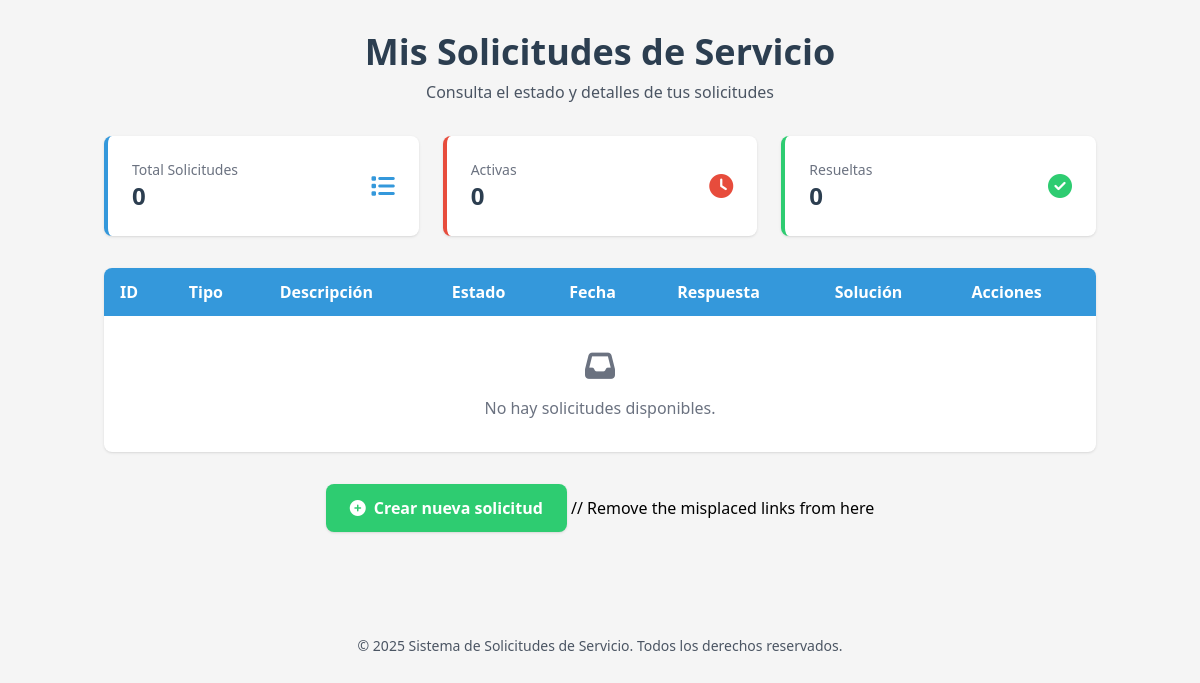
Page /solicitudes/ (signed in) on the earlier database version.
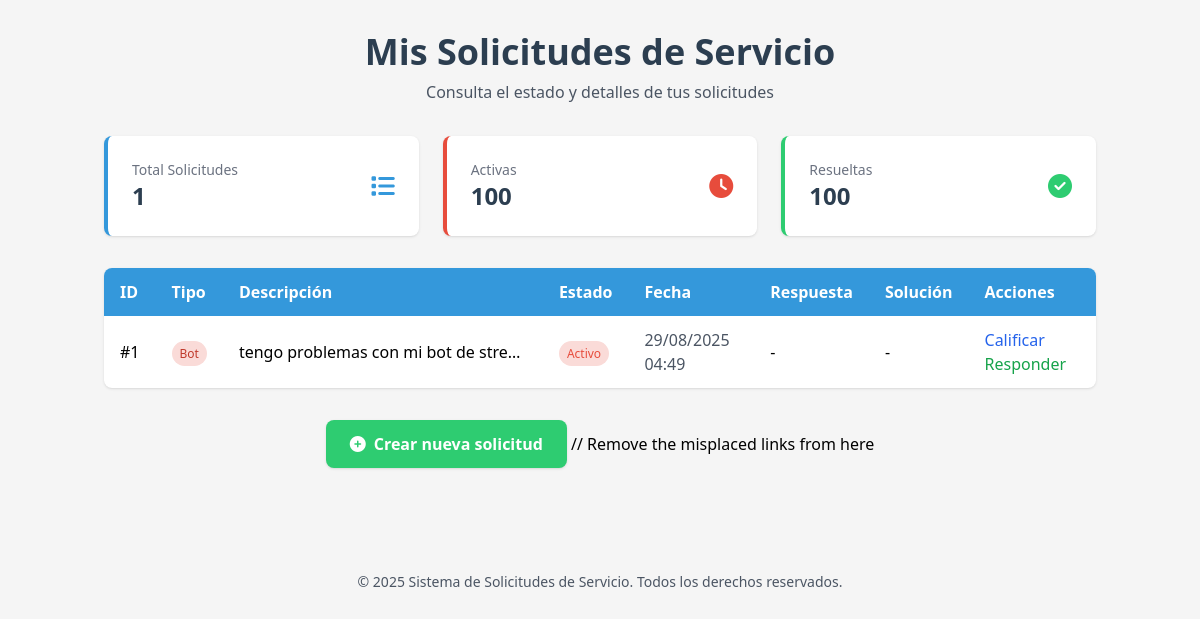
Same page on the later database version.
### core/models.py (models this page shows)
class servicio_cliente(models.Model):
    TIPO_PROBLEMA = (
        ('1', 'Problema con la cuenta'),
        ('2', 'Problema con el canal'),
        ('3', 'Problema con el juego'),
        ('4', 'Problema con un bot del chat'),
        ('5', 'Otro'),
    )
    user = models.ForeignKey('auth.User', on_delete=models.CASCADE)
    tipo_problema = models.CharField(max_length=1, choices=TIPO_PROBLEMA, default='1')
    descripcion = models.TextField()
    fecha = models.DateTimeField(auto_now_add=True)
    estado = models.CharField(max_length=1, choices=(('1', 'Activo'), ('2', 'Cerrado')), default='1')
    respuesta = models.TextField(blank=True, null=True)
    fecha_respuesta = models.DateTimeField(blank=True, null=True)
    solucion = models.TextField(blank=True, null=True)
    fecha_solucion = models.DateTimeField(blank=True, null=True)
    calificacion = models.CharField(max_length=1, choices=(
        ('1', '★'),
        ('2', '★★'),
        ('3', '★★★'),
        ('4', '★★★★'),
        ('5', '★★★★★')
    ), blank=True, null=True)
    comentario = models.TextField(blank=True, null=True)
    fecha_comentario = models.DateTimeField(blank=True, null=True)

### core/views.py (the view)
# urls.py: path('solicitudes/', views.solicitudes, name='solicitudes'),
@login_required
def solicitudes(request):
    solicitudes = servicio_cliente.objects.all()  # Changed to capital letter to match model name
    return render(request, 'dashboard/solicitudes.html', {'solicitudes': solicitudes})

### core/templates/dashboard/solicitudes.html (shortened to what this page needs)
<!DOCTYPE html>
<html lang="es">
<head>
    <script src="https://cdn.tailwindcss.com"></script>
    <link rel="stylesheet" href="https://cdnjs.cloudflare.com/ajax/libs/font-awesome/6.4.0/css/all.min.css">
</head>
<body class="bg-light min-h-screen">
    <div class="container mx-auto px-4 py-8">
        <div class="text-center mb-8 fade-in">
            <h1 class="text-3xl md:text-4xl font-bold text-dark mb-2">Mis Solicitudes de Servicio</h1>
            <p class="text-gray-600">Consulta el estado y detalles de tus solicitudes</p>
        </div>
        <div class="grid grid-cols-1 md:grid-cols-3 gap-6 mb-8 fade-in">
            <div class="bg-white rounded-lg shadow p-6 border-l-4 border-primary">
                <div class="flex justify-between items-center">
                    <div>
                        <p class="text-gray-500 text-sm">Total Solicitudes</p>
                        <p class="text-2xl font-bold text-dark">
                            {% if solicitudes %}
                                {{ solicitudes|length }}
                            {% else %}
                                0
                            {% endif %}
                        </p>
                    </div>
                    <i class="fas fa-list text-primary text-2xl"></i>
                </div>
            </div>
            <div class="bg-white rounded-lg shadow p-6 border-l-4 border-accent">
                <div class="flex justify-between items-center">
                    <div>
                        <p class="text-gray-500 text-sm">Activas</p>
                        <p class="text-2xl font-bold text-dark">
                            {% with activas=solicitudes|dictsortreversed:"estado" %}
                                {% widthratio activas|length solicitudes|length 100 %}
                            {% endwith %}
                        </p>
                    </div>
                    <i class="fas fa-clock text-accent text-2xl"></i>
                </div>
            </div>
            <div class="bg-white rounded-lg shadow p-6 border-l-4 border-secondary">
                <div class="flex justify-between items-center">
                    <div>
                        <p class="text-gray-500 text-sm">Resueltas</p>
                        <p class="text-2xl font-bold text-dark">
                            {% with cerradas=solicitudes|dictsort:"estado" %}
                                {% widthratio cerradas|length solicitudes|length 100 %}
                            {% endwith %}
                        </p>
                    </div>
                    <i class="fas fa-check-circle text-secondary text-2xl"></i>
                </div>
            </div>
        </div>
        <div class="bg-white rounded-lg shadow overflow-hidden fade-in">
            <div class="overflow-x-auto">
                <table class="min-w-full">
                    <thead class="bg-primary text-white">
                        <tr>
                            <th class="py-3 px-4 text-left">ID</th>
                            <th class="py-3 px-4 text-left">Tipo</th>
                            <th class="py-3 px-4 text-left">Descripción</th>
                            <th class="py-3 px-4 text-left">Estado</th>
                            <th class="py-3 px-4 text-left">Fecha</th>
                            <th class="py-3 px-4 text-left">Respuesta</th>
                            <th class="py-3 px-4 text-left">Solución</th>
                            <th class="py-3 px-4 text-left">Acciones</th>
                        </tr>
                    </thead>
                    <tbody class="divide-y divide-gray-200">
                        {% for solicitud in solicitudes %}
                        <tr class="fade-in">
                            <td class="py-3 px-4 font-medium">#{{ solicitud.id }}</td>
                            <td class="py-3 px-4">
                                <span class="px-2 py-1 rounded-full text-xs font-medium
                                    {% if solicitud.tipo_problema == '1' %}problem-account
                                    {% elif solicitud.tipo_problema == '2' %}problem-channel
                                    {% elif solicitud.tipo_problema == '3' %}problem-game
                                    {% elif solicitud.tipo_problema == '4' %}problem-bot
                                    {% else %}problem-other{% endif %}">
                                    {% if solicitud.tipo_problema == '1' %}Cuenta
                                    {% elif solicitud.tipo_problema == '2' %}Canal
                                    {% elif solicitud.tipo_problema == '3' %}Juego
                                    {% elif solicitud.tipo_problema == '4' %}Bot
                                    {% else %}Otro{% endif %}
                                </span>
                            </td>
                            <td class="py-3 px-4 max-w-xs truncate">{{ solicitud.descripcion|truncatewords:8 }}</td>
                            <td class="py-3 px-4">
                                <span class="px-2 py-1 rounded-full text-xs font-medium
                                    {% if solicitud.estado == '1' %}status-active
                                    {% else %}status-closed{% endif %}">
                                    {% if solicitud.estado == '1' %}Activo
                                    {% else %}Cerrado{% endif %}
                                </span>
                            </td>
                            <td class="py-3 px-4 text-gray-600">{{ solicitud.fecha|date:"d/m/Y H:i" }}</td>
                            <td class="py-3 px-4 max-w-xs truncate">{{ solicitud.respuesta|default:"-"|truncatewords:5 }}</td>
                            <td class="py-3 px-4 max-w-xs truncate">{{ solicitud.solucion|default:"-"|truncatewords:5 }}</td>
                            <td class="py-3 px-4">
                                <a href="{% url 'calificacion' solicitud.pk %}" class="text-blue-600 hover:text-blue-800 mr-2">Calificar</a>
                                <a href="{% url 'respuesta' solicitud.pk %}" class="text-green-600 hover:text-green-800">Responder</a>
                            </td>
                        </tr>
                        {% empty %}
                        <tr>
                            <td colspan="8" class="py-8 px-4 text-center text-gray-500">
                                <i class="fas fa-inbox text-3xl mb-3 block"></i>
                                <p>No hay solicitudes disponibles.</p>
                            </td>
                        </tr>
                        {% endfor %}
                    </tbody>
                </table>
            </div>
        </div>
        <div class="mt-8 text-center fade-in">
            <a href="{% url 'solicitud' %}" class="btn-primary inline-flex items-center bg-secondary hover:bg-secondary/90 text-white font-bold py-3 px-6 rounded-lg shadow">
                <i class="fas fa-plus-circle mr-2"></i> Crear nueva solicitud
            </a>
            // Remove the misplaced links from here
        </div>
    </div>
    <footer class="mt-12 py-6 text-center text-gray-600 text-sm">
        <div class="container mx-auto px-4">
            <p>© {% now "Y" %} Sistema de Solicitudes de Servicio. Todos los derechos reservados.</p>
        </div>
    </footer>
</body>
</html>

### core/templates/dashboard/solicitudes.html (style rules this page uses)
.fade-in { animation: fadeIn 0.3s ease-out forwards; }
.status-active { background-color: #fadbd8; color: #e74c3c; }
.problem-bot { background-color: #fadbd8; color: #c0392b; }
.btn-primary { transition: all 0.3s ease; }

Differences in the rows shown:
added servicio_cliente: id "1", tipo_problema "Bot", descripcion "tengo problemas con mi bot de stre…", estado "Activo", fecha "29/08/2025 04:49", respuesta "-", solucion "-"
Other differences:
{{ solicitudes|length }}: (not shown) → "1"
text no longer shown: "0 0 0 No hay solicitudes disponibles."
text now shown: "100 100"
